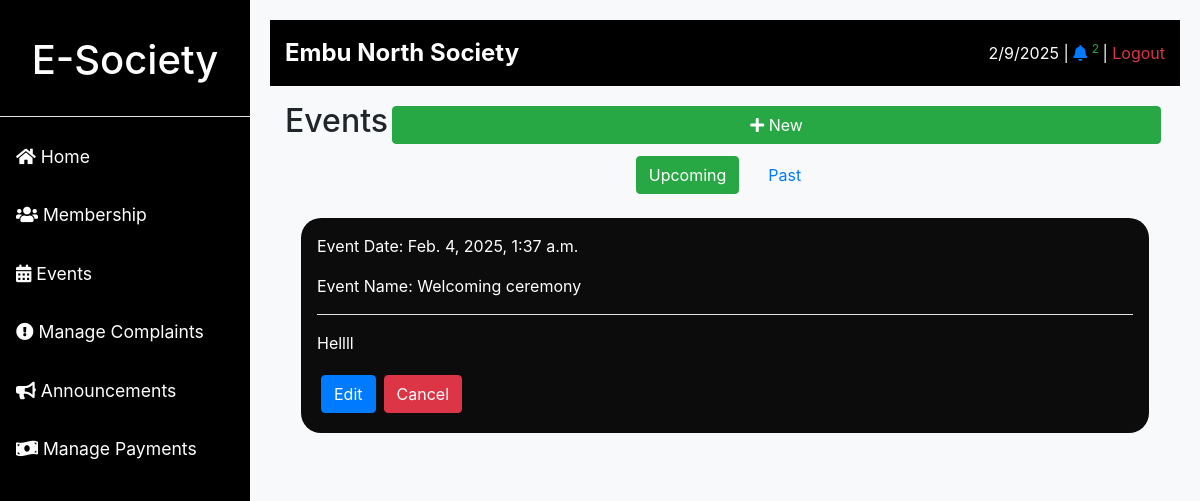
/events/ (signed in), run on the app's committed database.
### base/models.py (models this page shows, shortened)
class User(AbstractUser):
    second_name = models.CharField(max_length=20, null=True)
    age = models.PositiveIntegerField(null=True)
    gender = models.ForeignKey(Gender, null=True, on_delete=models.CASCADE)
    marital_status = models.ForeignKey(MaritalStatus, null=True, on_delete=models.CASCADE)
    phone = models.PositiveIntegerField(null=True, unique=True)
    email = models.CharField(max_length=50, null=True, unique=True)
    society = models.ForeignKey(Society, null=True, on_delete=models.CASCADE)
    USERNAME_FIELD = 'email'
    REQUIRED_FIELDS = []

class Society(models.Model):
    name = models.CharField(max_length=100, null=True, unique=True)
    certificate = models.ImageField(upload_to="certificates/", null=True)

class Event(models.Model):
        name = models.CharField(max_length=100, null=True)
        date = models.DateTimeField(null=True)
        description = models.TextField(null=True)
        location = models.CharField(max_length=100, null=True)
        is_done = models.BooleanField(default=False)
        is_cancelled = models.BooleanField(default=False)
        society = models.ForeignKey(Society, null=True, on_delete=models.CASCADE)

### base/views.py (the view)
# urls.py: path('events/', views.events, name='events-url'),
@login_required(login_url='signin-url')
def events(request):
        events = Event.objects.filter(
            society=request.user.society,
        )
        return render(request, 'events.html', {'events': events})

### base/context_processors.py (called while the page is built)
def notification_count(request):
    event_count = 0
    if request.user.is_authenticated:
        complaints = Complaint.objects.filter(
            user__society=request.user.society, is_solved=False
        )
        events = Event.objects.filter(society__user=request.user, is_done=False)
        count = complaints.count() + events.count()
        event_count = events.count()
    else:
        count = 0  # If user is not logged in, return 0
    return {"notification_count": count, "events_count": event_count}

    def process_request(self, request):
        otps = OTP.objects.filter(is_used=False)
        for otp in otps:
            expire_time = otp.expire_time
            if expire_time <= timezone.now():
                otp.is_used = True
                otp.save()
                otp.delete()
        return None

### templates/events.html (shortened to what this page needs)
{% extends "main.html" %}
{% load static %}
{% block content %}
    <div class="container">
        <div class="w-100 d-flex">
            <h2>Events</h2>
            <a  href="{% url 'event-add-url' %}" class="btn btn-success w-100 m-1 float-right"><i class="fas fa-plus"></i> New</a>
        </div>
        {% if events %}
            <nav class="w-100 d-flex">
                <ul class="list-unstyled d-flex m-auto">
                    <li class="m-2">
                        <button class="btn btn-success" id="unsolved-btn" onclick="unsolvedBtn()">Upcoming</button>
                    </li>
                    <li class="m-2">
                        <button class="btn btn-link" id="solved-btn" onclick="solvedBtn()">Past</button>
                    </li>
                </ul>
            </nav>
            <div class="complaint-list d-block" id="unsolved-complaint">
                {% for event in events %}
                    {% if not event.is_done and not event.is_cancelled %}
                        <div class="complaint m-3 p-3" style="background-color: #0c0c0c; border-radius: 20px">
                            <p class="text-white">Event Date: {{ event.date }}</p>
                            <p class="text-white">Event Name: {{ event.name }}</p>
                            <hr class="bg-white">
                            <p   class="complaint-preview text-white">{{ event.description|truncatewords:10 }}</p>
                            <div class="d-flex">
                                <a class="btn btn-primary m-1" href="{% url 'event-edit-url' event.id %}">Edit</a>
                                <a class="btn btn-danger m-1" href="{% url 'event-cancel-url' event.id %}">Cancel</a>
                            </div>
                        </div>
                    {% else %}
                        <p class="text-center text-dark w-100 p-5">No New Events, <a href="{% url 'event-add-url' %}">Create One</a>!</p>
                    {% endif %}
                {% endfor %}
            </div>
        {% else %}
            <p class="text-center text-dark w-100 p-5">No Events at The Moment!</p>
        {% endif %}
    </div>
{% endblock %}

### templates/main.html (shortened to what this page needs)
{% load static %}
<!DOCTYPE html>
<html lang="en">
<head>
    <link href="https://stackpath.bootstrapcdn.com/bootstrap/4.5.2/css/bootstrap.min.css" rel="stylesheet">
    <link rel="stylesheet" href="https://cdnjs.cloudflare.com/ajax/libs/font-awesome/5.15.4/css/all.min.css">
    <link rel="stylesheet" href="{% static 'bootstrap/css/main.css' %}">
</head>
<body>
<div class="main-container">
    <div class="sidebar">
        <h1 class="w-100 text-center text-white p-3">
            E-Society
        </h1>
        <hr class="bg-white">
        {% if request.user.is_authenticated %}
            <a href="{% url 'dashboard-url' %}" class="btn text-left">
                <i class="fas fa-home"></i> Home
            </a>
            <a href="{% url 'members-url' %}" class="btn text-left">
                <i class="fas fa-users"></i> Membership
            </a>
            <a href="{% url 'events-url' %}" class="btn text-left">
                <i class="fas fa-calendar-alt"></i> Events
            </a>
            <a href="{% url 'complaints-url' %}" class="btn text-left">
                <i class="fas fa-exclamation-circle"></i> Manage Complaints
            </a>
            <a href="#" class="btn text-left">
                <i class="fas fa-bullhorn"></i> Announcements
            </a>
            <a href="#" class="btn text-left">
                <i class="fas fa-money-bill-wave"></i> Manage Payments
            </a>
        {% endif %}
    </div>
    <div class="content" >
        <div class="top-nav mb-3">
            <div class="society-name">
                <span>{{ request.user.society.name }}</span>
            </div>
            {% if request.user.is_authenticated %}
                <div>
                    <span id="current-date"></span> |
                    <span>
                        <a href="{% url 'complaints-url' %}">
                            <i class="fas fa-bell"></i>
                            <sup class="text-success">
                                {{ notification_count }}
                            </sup>
                        </a>
                    </span> |
                    <a href="{% url 'logout-url' %}" class="text-danger">Logout</a>
                </div>
            {% endif %}
        </div>
        {% block content %}{% endblock %}
    </div>
</div>
</body>
</html>

### data on the page
User: user.society.name "Embu North Society"
Event: date "Feb. 4, 2025, 1:37 a.m.", name "Welcoming ceremony", description "Hellll"

### other printed values
{{ notification_count }} "2"
